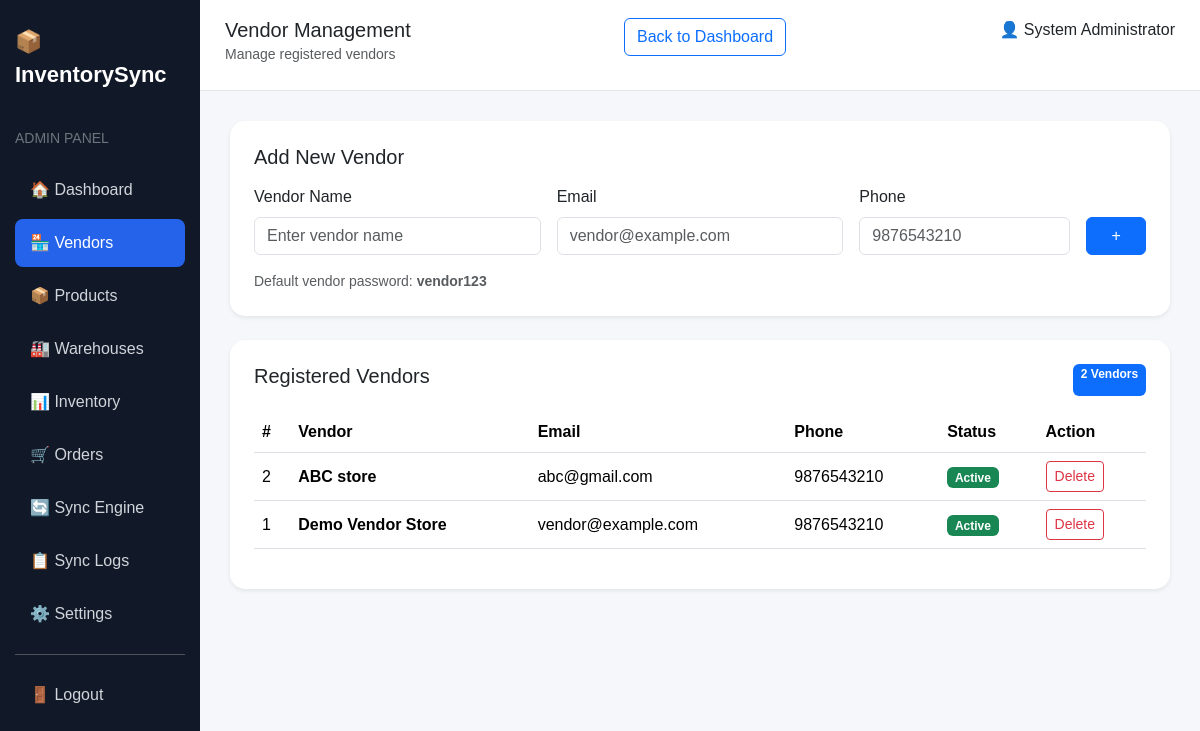
Screenshot of /admin/vendors.php (signed in) with the database file from the repository.
### tables this page shows
CREATE TABLE `vendors` (
  `id` int(11) NOT NULL,
  `user_id` int(11) DEFAULT NULL,
  `vendor_name` varchar(150) NOT NULL,
  `email` varchar(150) DEFAULT NULL,
  `phone` varchar(20) DEFAULT NULL,
  `status` enum('active','inactive') DEFAULT 'active',
  `created_at` timestamp NOT NULL DEFAULT current_timestamp()
);

### admin/vendors.php (the view, shortened to what this page needs)
<?php
include "../config/db.php";
$vendors = $conn->query(
    "SELECT vendors.*, users.status AS user_status
     FROM vendors
     LEFT JOIN users ON vendors.user_id = users.id
     ORDER BY vendors.id DESC"
);
?>
<!DOCTYPE html>
<html lang="en">
<head>
<link href="https://cdn.jsdelivr.net/npm/bootstrap@5.3.3/dist/css/bootstrap.min.css"
      rel="stylesheet">
</head>
<body>
<div class="container-fluid">
<div class="row">
<div class="col-md-3 col-lg-2 sidebar">
    <div class="logo">
        📦 InventorySync
    </div>
    <small class="text-secondary">
        ADMIN PANEL
    </small>
    <div class="mt-3">
        <a href="dashboard.php">
            🏠 Dashboard
        </a>
        <a href="vendors.php" class="active">
            🏪 Vendors
        </a>
        <a href="products.php">
            📦 Products
        </a>
        <a href="#warehouses.php">
            🏭 Warehouses
        </a>
        <a href="inventory.php">
            📊 Inventory
        </a>
        <a href="orders.php">
            🛒 Orders
        </a>
        <a href="sync_engine.php">
            🔄 Sync Engine
        </a>
        <a href="sync_logs.php">
            📋 Sync Logs
        </a>
        <a href="settings.php">
            ⚙️ Settings
        </a>
        <hr>
        <a href="../logout.php">
            🚪 Logout
        </a>
    </div>
</div>
<div class="col-md-9 col-lg-10 p-0">
    <div class="topbar d-flex justify-content-between">
        <div>
            <h5 class="mb-0">
                Vendor Management
            </h5>
            <small class="text-muted">
                Manage registered vendors
            </small>
        </div>
<a href="dashboard.php" class="btn btn-outline-primary mb-3">
    <i class="bi bi-arrow-left"></i> Back to Dashboard
</a>
        <div>
            👤 <?= htmlspecialchars($_SESSION["name"]) ?>
        </div>
    </div>
    <div class="content">
        <div class="card shadow-sm mb-4">
            <div class="card-body p-4">
                <h5 class="mb-3">
                    Add New Vendor
                </h5>
                <form method="POST">
                    <div class="row g-3">
                        <div class="col-md-4">
                            <label class="form-label">
                                Vendor Name
                            </label>
                            <input
                                type="text"
                                name="name"
                                class="form-control"
                                placeholder="Enter vendor name"
                                required
                            >
                        </div>
                        <div class="col-md-4">
                            <label class="form-label">
                                Email
                            </label>
                            <input
                                type="email"
                                name="email"
                                class="form-control"
                                placeholder="vendor@example.com"
                                required
                            >
                        </div>
                        <div class="col-md-3">
                            <label class="form-label">
                                Phone
                            </label>
                            <input
                                type="text"
                                name="phone"
                                class="form-control"
                                placeholder="9876543210"
                            >
                        </div>
                        <div class="col-md-1 d-flex align-items-end">
                            <button
                                type="submit"
                                name="add_vendor"
                                class="btn btn-primary w-100"
                            >
                                +
                            </button>
                        </div>
                    </div>
                </form>
                <small class="text-muted d-block mt-3">
                    Default vendor password: <b>vendor123</b>
                </small>
            </div>
        </div>
        <div class="card shadow-sm">
            <div class="card-body p-4">
                <div class="d-flex justify-content-between mb-3">
                    <h5>
                        Registered Vendors
                    </h5>
                    <span class="badge bg-primary">
                        <?= $vendors->num_rows ?> Vendors
                    </span>
                </div>
                <div class="table-responsive">
                    <table class="table align-middle">
                        <thead>
                            <tr>
                                <th>#</th>
                                <th>Vendor</th>
                                <th>Email</th>
                                <th>Phone</th>
                                <th>Status</th>
                                <th>Action</th>
                            </tr>
                        </thead>
                        <tbody>
                        <?php if ($vendors->num_rows > 0): ?>
                            <?php while ($vendor = $vendors->fetch_assoc()): ?>
                            <tr>
                                <td>
                                    <?= $vendor["id"] ?>
                                </td>
                                <td>
                                    <strong>
                                        <?= htmlspecialchars($vendor["vendor_name"]) ?>
                                    </strong>
                                </td>
                                <td>
                                    <?= htmlspecialchars($vendor["email"]) ?>
                                </td>
                                <td>
                                    <?= htmlspecialchars($vendor["phone"]) ?>
                                </td>
                                <td>
                                    <span class="badge bg-success">
                                        Active
                                    </span>
                                </td>
                                <td>
                                    <a
                                        href="vendors.php?delete=<?= $vendor["id"] ?>"
                                        class="btn btn-sm btn-outline-danger"
                                        onclick="return confirm('Delete this vendor?')"
                                    >
                                        Delete
                                    </a>
                                </td>
                            </tr>
                            <?php endwhile; ?>
                        <?php endif; ?>
                        </tbody>
                    </table>
                </div>
            </div>
        </div>
    </div>
</div>
</div>
</div>
</body>
</html>

### admin/vendors.php (style rules this page uses)
body { background: #f5f7fb; font-family: Arial, sans-serif; }
.sidebar { min-height: 100vh; background: #111827; color: white; padding: 25px 15px; }
.logo { font-size: 22px; font-weight: bold; margin-bottom: 35px; }
.sidebar a { display: block; color: #d1d5db; text-decoration: none; padding: 12px 15px; border-radius: 8px; margin-bottom: 5px; }
.sidebar a:hover, .sidebar .active { background: #2563eb; color: white; }
.topbar { background: white; padding: 18px 25px; border-bottom: 1px solid #e5e7eb; }
.content { padding: 30px; }
.card { border: none; border-radius: 15px; }

### rows the page displays
vendors: id "2", vendor_name "ABC store", email "abc@gmail.com", phone "9876543210"
vendors: id "1", vendor_name "Demo Vendor Store", email "vendor@example.com", phone "9876543210"

### other values shown
$_SESSION["name"] "System Administrator"
$vendors->num_rows "2"
